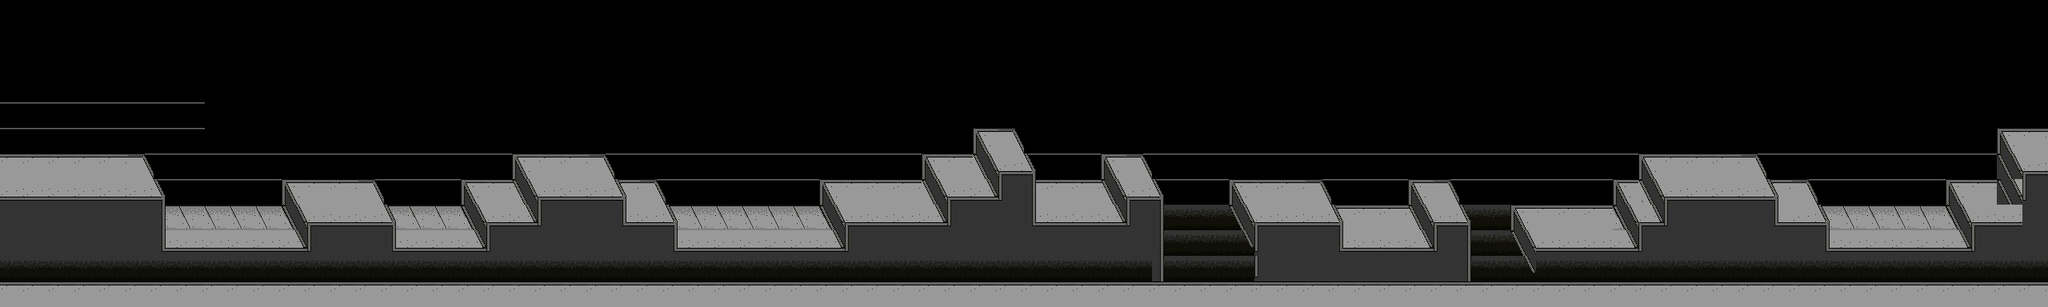

Below is a game level as drawn by its tile map, then a one-line description and the .tmx that defines it (tile-layer data replaced by summaries):
An orthogonal 80x12 tile map with 32x32 px tiles, 3 tile layers (floor, tier1, fore).

<map version="1.5" tiledversion="1.6.0" orientation="orthogonal" renderorder="right-down" width="80" height="12" tilewidth="32" tileheight="32" infinite="0" nextlayerid="4" nextobjectid="1">
 <editorsettings>
  <export target="long.json" format="json" />
 </editorsettings>
 <tileset firstgid="1" name="floor" tilewidth="32" tileheight="32" tilecount="20" columns="5">
  <image source="floor.png" width="160" height="128" />
  <tile id="0">
   <properties>
    <property name="collides" type="bool" value="true" />
   </properties>
  </tile>
  <tile id="1">
   <properties>
    <property name="collides" type="bool" value="true" />
   </properties>
  </tile>
  <tile id="2">
   <properties>
    <property name="collides" type="bool" value="true" />
   </properties>
  </tile>
  <tile id="3">
   <properties>
    <property name="collides" type="bool" value="false" />
   </properties>
  </tile>
  <tile id="4">
   <properties>
    <property name="collides" type="bool" value="false" />
   </properties>
  </tile>
  <tile id="5">
   <properties>
    <property name="collides" type="bool" value="false" />
   </properties>
  </tile>
  <tile id="6">
   <properties>
    <property name="collides" type="bool" value="false" />
   </properties>
  </tile>
  <tile id="7">
   <properties>
    <property name="collides" type="bool" value="false" />
   </properties>
  </tile>
  <tile id="8">
   <properties>
    <property name="collides" type="bool" value="true" />
   </properties>
  </tile>
  <tile id="9">
   <properties>
    <property name="collides" type="bool" value="false" />
   </properties>
  </tile>
  <tile id="10">
   <properties>
    <property name="collides" type="bool" value="false" />
   </properties>
  </tile>
  <tile id="11">
   <properties>
    <property name="collides" type="bool" value="true" />
   </properties>
  </tile>
  <tile id="12">
   <properties>
    <property name="collides" type="bool" value="false" />
   </properties>
  </tile>
  <tile id="13">
   <properties>
    <property name="collides" type="bool" value="false" />
   </properties>
  </tile>
  <tile id="14">
   <properties>
    <property name="collides" type="bool" value="false" />
   </properties>
  </tile>
  <tile id="15">
   <properties>
    <property name="collides" type="bool" value="true" />
   </properties>
  </tile>
  <tile id="16">
   <properties>
    <property name="collides" type="bool" value="true" />
   </properties>
  </tile>
  <tile id="17">
   <properties>
    <property name="collides" type="bool" value="false" />
   </properties>
  </tile>
  <tile id="18">
   <properties>
    <property name="collides" type="bool" value="false" />
   </properties>
  </tile>
  <tile id="19">
   <properties>
    <property name="collides" type="bool" value="false" />
   </properties>
  </tile>
 </tileset>
 <layer id="1" name="floor" width="80" height="12">
  <data>[960 cells, 498 non-empty, 9 distinct tile ids]</data>
 </layer>
 <layer id="2" name="tier1" width="80" height="12">
  <data>[960 cells, 205 non-empty, 12 distinct tile ids]</data>
 </layer>
 <layer id="3" name="fore" width="80" height="12">
  <data>[960 cells, 80 non-empty, 1 distinct tile ids]</data>
 </layer>
</map>